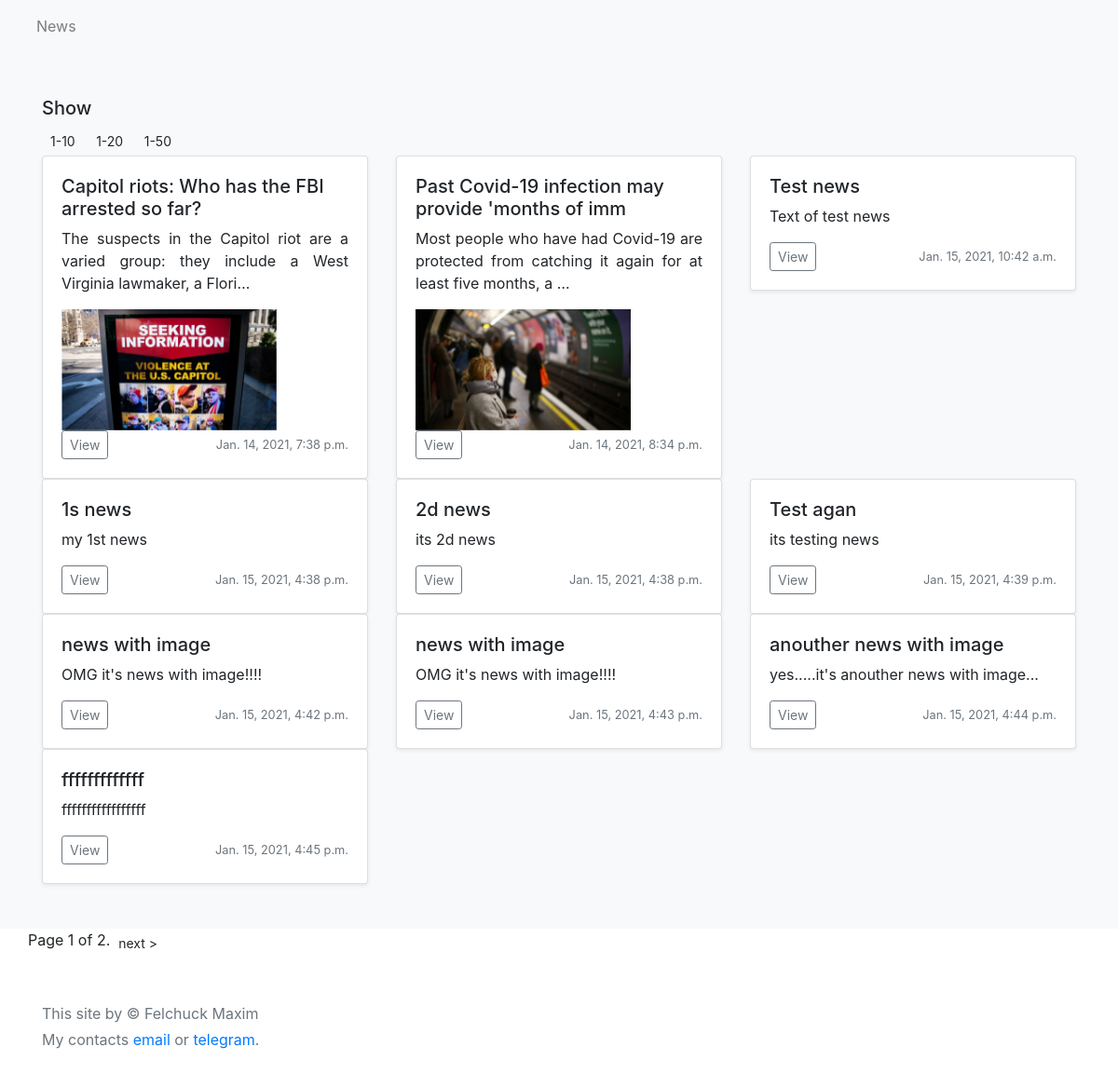
The page /news/pages10/ on the database its author committed.
### newspaper/models.py (models this page shows, shortened)
class News(models.Model):
    head = models.CharField(null=False, blank=True, default=None, max_length=50)
    text = models.TextField(null=False, blank=True, default=None)
    created = models.DateTimeField(auto_now_add=True, auto_now=False)
    updated = models.DateTimeField(auto_now_add=False, auto_now=True)
    class Meta:
        verbose_name = "News"
        verbose_name_plural = "News"

class Image(models.Model):
    news = models.ForeignKey(News, null=False, blank=True, default=None, on_delete=models.CASCADE)
    image = models.ImageField(null=False, blank=True, default=None, upload_to="static/images")
    is_main = models.BooleanField(null=True, blank=True, default=False)
    created = models.DateTimeField(auto_now_add=True, auto_now=False)
    updated = models.DateTimeField(auto_now_add=False, auto_now=True)
    class Meta:
        verbose_name = "Image"
        verbose_name_plural = "Images"

### newspaper/views.py (the view)
# urls.py: path('news/pages<int:pages>/', main, name="main"),
def main(request, pages=5):
    all_news = News.objects.all()
    images = Image.objects.all()
    paginator = Paginator(all_news, pages)
    page = request.GET.get('page')
    try:
        all_news = paginator.page(page)
    except PageNotAnInteger:
        all_news = paginator.page(1)
    except EmptyPage:
        all_news = paginator.page(paginator.num_pages)
    first_images = Image.objects.filter(is_main=True)
    context = {
        "news": all_news,
        "images": images,
        "first_images": first_images
    }
    return render(request, "news.html", context)

### templates/news.html (shortened to what this page needs)
{% extends "main.html" %}
{% load static %}
{% block content %}
<div class="album py-5 bg-light">
    <div class="container">
    <h5>Show</h5>
    <a href="/news/pages10/" class="btn btn-sm ">1-10</a>
    <a href="/news/pages20/" class="btn btn-sm ">1-20</a>
    <a href="/news/pages50/" class="btn btn-sm ">1-50</a>
      <div class="row row-cols-1 row-cols-sm-2 row-cols-md-3 g-3">
      {% for news in news %}
          <div class="col h-200" >
              <div class="card shadow-sm" >
                <div class="card-body">
                    <h5> {{ news.head }}</h5>
                  <p class="card-text">{{ news.text|truncatechars_html:100 }}</p>
                <div class="w-75 h-75 align-content-center">
                    <div class="carousel slide" id="carouselExample" data-ride="carousel">
                        <div class="carousel-inner">
                        {% for first_image in first_images %}
                            {% if first_image.news == news %}
                                <div class="carousel-item active">
                                    <img src="/{{ first_image.image }}" alt="SlideItem" class="d-block">
                                </div>
                            {% endif %}
                        {% endfor %}
                        </div>
                    </div>
                </div>
                  <div class="d-flex justify-content-between align-items-center">
                    <div class="btn-group">
                            <a href="/news-{{ news.id }}" class="btn btn-sm btn-outline-secondary">View</a>
                    </div>
                    <small class="text-muted">{{ news.created }}</small>
                  </div>
                </div>
              </div>
            </div>
      {% endfor %}
      </div>
    </div>
  </div>
    <div class="container pagination">
    <span class="current">
            Page {{ news.number }} of {{ news.paginator.num_pages }}.
        </span>
        {% if news.has_next %}
            <a href="?page={{ news.next_page_number }}" class="btn btn-sm ">next ></a>
        {% endif %}
</div>
{% endblock %}

### static/css/style.css (style rules this page uses)
html { position: relative; min-height: 100%; }
body { margin-bottom: 10px; }
p { text-align: justify; word-wrap: break-word; white-space: pre-wrap; }
img { width: 100%; height: 100% !important; object-fit: cover; }

### rows shown on the page
News: head "Capitol riots: Who has the FBI arrested so far?", text "The suspects in the Capitol riot are a varied group: they include a West Virginia lawmaker, a Flori…", created "Jan. 14, 2021, 7:38 p.m."
Image: image (picture)
News: head "Past Covid-19 infection may provide 'months of imm", text "Most people who have had Covid-19 are protected from catching it again for at least five months, a …", created "Jan. 14, 2021, 8:34 p.m."
Image: image (picture)
News: head "Test news", text "Text of test news", created "Jan. 15, 2021, 10:42 a.m."
News: head "1s news", text "my 1st news", created "Jan. 15, 2021, 4:38 p.m."
News: head "2d news", text "its 2d news", created "Jan. 15, 2021, 4:38 p.m."
News: head "Test agan", text "its testing news", created "Jan. 15, 2021, 4:39 p.m."
News: head "news with image", text "OMG it's news with image!!!!", created "Jan. 15, 2021, 4:42 p.m."
News: head "news with image", text "OMG it's news with image!!!!", created "Jan. 15, 2021, 4:43 p.m."
News: head "anouther news with image", text "yes.....it's anouther news with image...", created "Jan. 15, 2021, 4:44 p.m."
News: head "fffffffffffff", text "fffffffffffffffff", created "Jan. 15, 2021, 4:45 p.m."

### other values the page prints
{{ news.number }} "1"
{{ news.paginator.num_pages }} "2"
